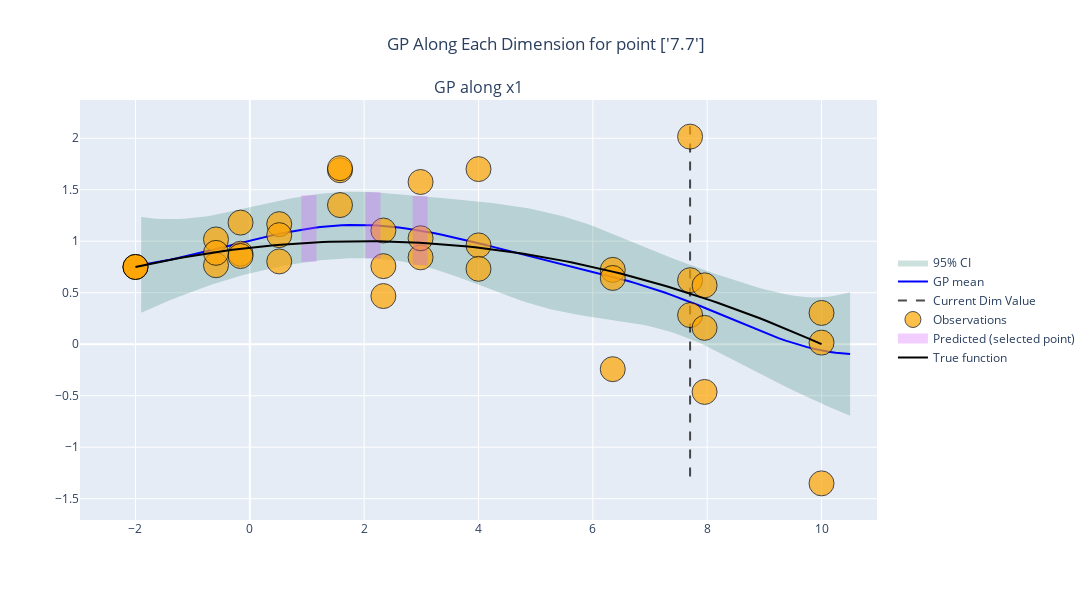

The code cell stored with this chart in its notebook:
### Markdown cell above
# Heteroscedastic noise

### Code cell
def noise_fn_low(x, y= None):
    return y + np.random.normal(0, 1)*(x['x1']+2)/12


runs = tester.run(mg.GammaNoiseSGP, n_runs=4, technical_repeats=3, batch_size=3, noise_fn=noise_fn_low, plot_each=False)
fig =runs.plot_GP(mg.GammaNoiseSGP, figsize=(12, 6))
plot_test(fig)
